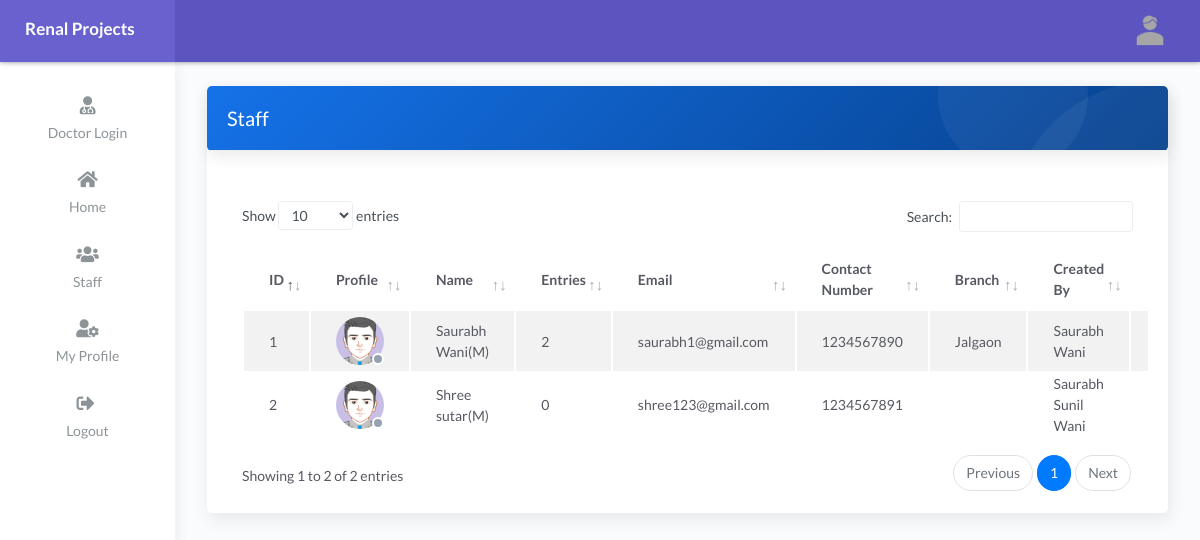
Screenshot of /user/staff.php (signed in) with the database file from the repository.
### tables this page shows
CREATE TABLE `doctor` (
  `id` bigint(255) NOT NULL,
  `name` text NOT NULL,
  `email` varchar(1000) NOT NULL,
  `password` varchar(1000) NOT NULL,
  `mono` bigint(255) NOT NULL,
  `gender` text NOT NULL,
  `image` longtext NOT NULL,
  `status` text NOT NULL,
  `createdby` text NOT NULL,
  `editedby` text NOT NULL,
  `branch` text NOT NULL
);

CREATE TABLE `staff` (
  `name` text NOT NULL,
  `email` varchar(100) NOT NULL,
  `password` varchar(100) NOT NULL,
  `mono` bigint(30) NOT NULL,
  `id` int(11) NOT NULL,
  `createdby` text NOT NULL,
  `editedby` text NOT NULL,
  `image` varchar(1000) NOT NULL DEFAULT 'avatar.png',
  `gender` text NOT NULL,
  `status` text NOT NULL,
  `noe` int(11) NOT NULL,
  `branch` text NOT NULL
);

### user/staff.php (the view, shortened to what this page needs)
<?php
include('header.php');
include('navbar.php');
?>
<div class="page-inner ">
  <div class="row ">
    <div class="col-md-12">
     <div class="card">
      <div class="card bg-primary-gradient">
        <div class="card-header bubble-shadow">
          <h4 class="card-title" style="color: white">Staff</h4>
        </div>
     </div>
     <div class="card-body">
      <div class="table-responsive">
        <table id="basic-datatables" class="display table table-striped table-hover" >
          <thead>
            <tr>
              <th>ID</th>
              <th>Profile</th>
              <th>Name</th>
              <th>Entries</th>
              <th>Email</th>
              <th>Contact Number</th>
              <th>Branch</th>
              <th>Created By</th>
              <th>Edited By</th>
            </tr>
          </thead>
          <tbody>
            <?php
            $query="SELECT * FROM staff";
            $sql=mysqli_query($connection,$query);
            if (mysqli_num_rows($sql)>0) {
              while ($row=mysqli_fetch_assoc($sql)) {
                ?>
                <tr>
                <td><?php echo $row['id'];?> </td>
                  <td>
                    <?php
                    if($row['status']=='on'){
                      echo "
                      <div class='avatar avatar-online'>
                      <img src='../image/".$row['image']."' width=70px;height=70px; class='avatar-img rounded-circle'>
                      </div>";
                    }
                    else
                    {
                      echo "
                      <div class='avatar avatar-offline'>
                      <img src='../image/".$row['image']."' width=70px;height=70px; class='avatar-img rounded-circle'>
                      </div>
                      ";
                    }
                    ?>
                  </td>
                  <td><?php echo $row['name']."(".$row['gender'].")";?> </td>
                  <td><?php echo $row['noe'];?> </td>
                  <td><?php echo $row['email'];?> </td>
                  <td><?php echo $row['mono'];?> </td>
                  <td><?php echo $row['branch'];?> </td>
                  <td><?php echo $row['createdby'];?></td>
                  <td><?php echo $row['editedby'];?></td>
                  </tr>
                <?php         }
              }
              ?>
            </tbody>
          </table>
        </div>
      </div>
    </div>
  </div>
</div>
</div>
</div>
</div>
</div>
<?php
include('script.php');
?>

### user/navbar.php (shortened to what this page needs)
<?php
include('security.php');
$role=$_SESSION['role'];
?>
<body>
	<div class="wrapper compact-wrapper">
		<div class="main-header">
			<?php
			$headcolor=($role=='admin')? "orange" :(($role=='staff')? "light-blue" : (($role=='doctor')? "purple":"white"));
			$headcolor2=($role=='admin')? "orange2" :(($role=='staff')? "light-blue2" : (($role=='doctor')? "purple2":"white"));
			?>
			<div class="logo-header" data-background-color='<?php echo $headcolor; ?>' >
				<a href="main.php"  class="logo">
					<b style="color: white">Renal Projects</b>
				</a>
			</div>
			<nav class="navbar navbar-header navbar-expand-lg" data-background-color='<?php echo $headcolor2; ?>'>
				<div class="container-fluid">
					<ul class="navbar-nav topbar-nav ml-md-auto align-items-center">
						<li class="nav-item dropdown hidden-caret">
							<?php
							$id=$_SESSION['id'];
							$query="SELECT * FROM $role WHERE id=$id";
							$sql=mysqli_query($connection,$query);
							if (mysqli_num_rows($sql)>0) {
								while ($row=mysqli_fetch_assoc($sql)) {
									?>
									<a class="dropdown-toggle profile-pic" data-toggle="dropdown" href="#" aria-expanded="false">
										<div class="avatar-sm">
											<?php echo "<img src='../image/".$row['image']."' class='avatar-img rounded-circle'/>";?>
										</div>
									</a>
								</li>
							</ul>
						</div>
					</nav>
				</div>
				<div class="sidebar sidebar-style-2 ">
					<div class="sidebar-wrapper scrollbar scrollbar-inner">
						<div class="sidebar-content">
							<ul class="nav nav-primary ">
								<li class="nav-item">
									<a data-toggle="collapse" href="#dashboard" class="collapsed" aria-expanded="false">
										<?php $rl=$_SESSION['role'];
										$ravtar=($rl=='admin')?"fas fa-user-edit":(($rl=='staff')?"fas fa-user-edit":(($rl=='doctor')?"fas fa-user-md":"fas fa-user")); ?>
										<i class='<?php echo($ravtar); ?>'></i>
										<p style="text-transform: capitalize;"><?php echo $_SESSION['role'].' Login';?></p>
									</a>
								</li>
								<li class="nav-item ">
									<a  href="main.php" >
										<i class="fas fa-home"></i>
										<p>Home</p>
									</a>
								</li>
								<?php if ($role=="doctor") {
									?>
									<li class="nav-item">
										<a  href="staff.php">
											<i class="fas fa-users"></i>
											<p>Staff</p>
										</a>
									</li>
								<?php } ?>
								<li class="nav-item">
									<a class="dropdown-item" href="profile.php">
										<i class="fas fa-user-cog"></i>
										<p>My Profile</p>
									</a>
								</li>
								<li class="nav-item">
									<a class="dropdown-item" href="#" data-toggle="modal" data-target="#logoutModal">
										<i class="fas fa-sign-out-alt fa-mx fa-fw mr-1 text-gray-800"></i>
										<p>Logout</p>
									</a>
								</li>
							</ul>
						</div>
					</div>
				</div>
			<?php
		}
	}?>
	<div class="main-panel">
		<div class="content">

### rows the page displays
doctor: image (picture)
staff: id "1", image (placeholder picture), name "Saurabh Wani", gender "M", noe "2", email "saurabh1@gmail.com", mono "1234567890", branch "Jalgaon", createdby "Saurabh Wani"
staff: id "2", image (placeholder picture), name "Shree sutar", gender "M", noe "0", email "shree123@gmail.com", mono "1234567891", createdby "Saurabh Sunil Wani"
